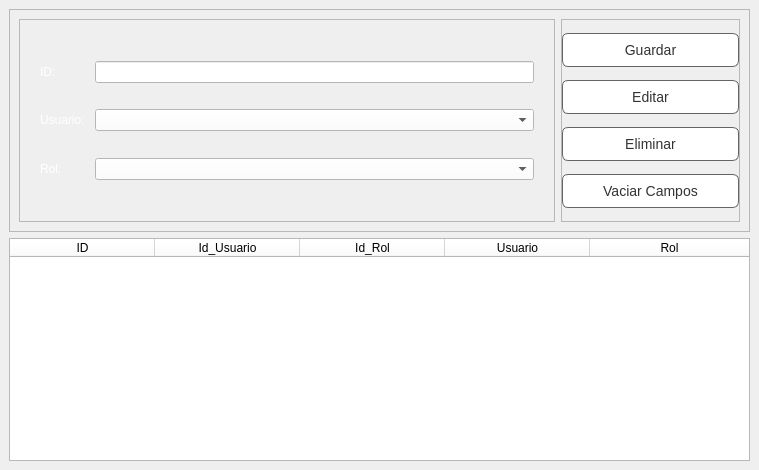
         <widget class="QWidget" name="tab_3">
          <attribute name="title">
           <string>Asignar Rol</string>
          </attribute>
          <layout class="QVBoxLayout" name="verticalLayout_21" stretch="1,1">
           <property name="spacing">
            <number>6</number>
           </property>
           <property name="leftMargin">
            <number>9</number>
           </property>
           <property name="topMargin">
            <number>9</number>
           </property>
           <property name="rightMargin">
            <number>9</number>
           </property>
           <property name="bottomMargin">
            <number>9</number>
           </property>
           <item>
            <widget class="QFrame" name="frame_34">
             <property name="styleSheet">
              <string notr="true"/>
             </property>
             <property name="frameShape">
              <enum>QFrame::StyledPanel</enum>
             </property>
             <property name="frameShadow">
              <enum>QFrame::Raised</enum>
             </property>
             <layout class="QHBoxLayout" name="horizontalLayout_12" stretch="3,1">
              <property name="spacing">
               <number>6</number>
              </property>
              <property name="leftMargin">
               <number>9</number>
              </property>
              <property name="topMargin">
               <number>9</number>
              </property>
              <property name="rightMargin">
               <number>9</number>
              </property>
              <property name="bottomMargin">
               <number>9</number>
              </property>
              <item>
               <widget class="QFrame" name="frame_35">
                <property name="frameShape">
                 <enum>QFrame::StyledPanel</enum>
                </property>
                <property name="frameShadow">
                 <enum>QFrame::Raised</enum>
                </property>
                <layout class="QFormLayout" name="formLayout_6">
                 <property name="horizontalSpacing">
                  <number>10</number>
                 </property>
                 <property name="leftMargin">
                  <number>20</number>
                 </property>
                 <property name="topMargin">
                  <number>0</number>
                 </property>
                 <property name="rightMargin">
                  <number>20</number>
                 </property>
                 <property name="bottomMargin">
                  <number>0</number>
                 </property>
                 <item row="0" column="1">
                  <spacer name="verticalSpacer">
                   <property name="orientation">
                    <enum>Qt::Vertical</enum>
                   </property>
                   <property name="sizeHint" stdset="0">
                    <size>
                     <width>20</width>
                     <height>40</height>
                    </size>
                   </property>
                  </spacer>
                 </item>
                 <item row="2" column="0">
                  <widget class="QLabel" name="label_75">
                   <property name="styleSheet">
                    <string notr="true">font: 14pt &quot;Ubuntu&quot;;
color: rgb(255, 255, 255);</string>
                   </property>
                   <property name="text">
                    <string>ID:</string>
                   </property>
                  </widget>
                 </item>
                 <item row="2" column="1">
                  <widget class="QLineEdit" name="line_Asignar_Rol_Id">
                   <property name="enabled">
                    <bool>false</bool>
                   </property>
                   <property name="styleSheet">
                    <string notr="true">background-color: rgb(255, 255, 255);
font: 10pt &quot;MS Shell Dlg 2&quot;;</string>
                   </property>
                  </widget>
                 </item>
                 <item row="3" column="1">
                  <spacer name="verticalSpacer_17">
                   <property name="orientation">
                    <enum>Qt::Vertical</enum>
                   </property>
                   <property name="sizeHint" stdset="0">
                    <size>
                     <width>20</width>
                     <height>40</height>
                    </size>
                   </property>
                  </spacer>
                 </item>
                 <item row="4" column="0">
                  <widget class="QLabel" name="label_76">
                   <property name="styleSheet">
                    <string notr="true">font: 14pt &quot;Ubuntu&quot;;
color: rgb(255, 255, 255);</string>
                   </property>
                   <property name="text">
                    <string>Usuario:</string>
                   </property>
                  </widget>
                 </item>
                 <item row="4" column="1">
                  <widget class="QComboBox" name="cb_Asignar_Rol_idUsuario">
                   <property name="styleSheet">
                    <string notr="true">background-color: rgb(255, 255, 255);
font: 14pt &quot;MS Shell Dlg 2&quot;;</string>
                   </property>
                  </widget>
                 </item>
                 <item row="6" column="0">
                  <widget class="QLabel" name="label_77">
                   <property name="styleSheet">
                    <string notr="true">font: 14pt &quot;Ubuntu&quot;;
color: rgb(255, 255, 255);</string>
                   </property>
                   <property name="text">
                    <string>Rol:</string>
                   </property>
                  </widget>
                 </item>
                 <item row="6" column="1">
                  <widget class="QComboBox" name="cb_Asignar_Rol_idRol">
                   <property name="styleSheet">
                    <string notr="true">background-color: rgb(255, 255, 255);
font: 14pt &quot;MS Shell Dlg 2&quot;;</string>
                   </property>
                  </widget>
                 </item>
                 <item row="8" column="1">
                  <spacer name="verticalSpacer_19">
                   <property name="orientation">
                    <enum>Qt::Vertical</enum>
                   </property>
                   <property name="sizeHint" stdset="0">
                    <size>
                     <width>20</width>
                     <height>40</height>
                    </size>
                   </property>
                  </spacer>
                 </item>
                 <item row="5" column="1">
                  <spacer name="verticalSpacer_18">
                   <property name="orientation">
                    <enum>Qt::Vertical</enum>
                   </property>
                   <property name="sizeHint" stdset="0">
                    <size>
                     <width>20</width>
                     <height>40</height>
                    </size>
                   </property>
                  </spacer>
                 </item>
                 <item row="1" column="1">
                  <spacer name="verticalSpacer_20">
                   <property name="orientation">
                    <enum>Qt::Vertical</enum>
                   </property>
                   <property name="sizeHint" stdset="0">
                    <size>
                     <width>20</width>
                     <height>40</height>
                    </size>
                   </property>
                  </spacer>
                 </item>
                 <item row="7" column="1">
                  <spacer name="verticalSpacer_21">
                   <property name="orientation">
                    <enum>Qt::Vertical</enum>
                   </property>
                   <property name="sizeHint" stdset="0">
                    <size>
                     <width>20</width>
                     <height>40</height>
                    </size>
                   </property>
                  </spacer>
                 </item>
                </layout>
               </widget>
              </item>
              <item>
               <widget class="QFrame" name="frame_36">
                <property name="styleSheet">
                 <string notr="true"/>
                </property>
                <property name="frameShape">
                 <enum>QFrame::StyledPanel</enum>
                </property>
                <property name="frameShadow">
                 <enum>QFrame::Raised</enum>
                </property>
                <layout class="QVBoxLayout" name="verticalLayout_29">
                 <property name="spacing">
                  <number>0</number>
                 </property>
                 <property name="leftMargin">
                  <number>0</number>
                 </property>
                 <property name="topMargin">
                  <number>0</number>
                 </property>
                 <property name="rightMargin">
                  <number>0</number>
                 </property>
                 <property name="bottomMargin">
                  <number>0</number>
                 </property>
                 <item>
                  <widget class="QPushButton" name="bt_Guardar_Usuario_rol">
                   <property name="styleSheet">
                    <string notr="true">QPushButton:hover {
    background-color: #D6D2D1;
}

QPushButton:pressed {
    background-color: #52c7ff;
}
QPushButton {
    background-color:rgb(255, 255, 255);
    border:1px solid rgb(100,100,100);
    color:rgb(50,50,50);
    padding: 8px 16px;
    border-radius: 6px;
    font-size: 14px;
}

QPushButton:hover {
    background-color: #D6D2D1;
}

QPushButton:pressed {
    background-color: #52c7ff;
}</string>
                   </property>
                   <property name="text">
                    <string>Guardar</string>
                   </property>
                  </widget>
                 </item>
                 <item>
                  <widget class="QPushButton" name="bt_Editar_Usuario_rol">
                   <property name="styleSheet">
                    <string notr="true">QPushButton:hover {
    background-color: #D6D2D1;
}

QPushButton:pressed {
    background-color: #52c7ff;
}
QPushButton {
    background-color:rgb(255, 255, 255);
    border:1px solid rgb(100,100,100);
    color:rgb(50,50,50);
    padding: 8px 16px;
    border-radius: 6px;
    font-size: 14px;
}

QPushButton:hover {
    background-color: #D6D2D1;
}

QPushButton:pressed {
    background-color: #52c7ff;
}</string>
                   </property>
                   <property name="text">
                    <string>Editar</string>
                   </property>
                  </widget>
                 </item>
                 <item>
                  <widget class="QPushButton" name="bt_Eliminar_Usuario_rol">
                   <property name="styleSheet">
                    <string notr="true">QPushButton:hover {
    background-color: #D6D2D1;
}

QPushButton:pressed {
    background-color: #52c7ff;
}
QPushButton {
    background-color:rgb(255, 255, 255);
    border:1px solid rgb(100,100,100);
    color:rgb(50,50,50);
    padding: 8px 16px;
    border-radius: 6px;
    font-size: 14px;
}

QPushButton:hover {
    background-color: #D6D2D1;
}

QPushButton:pressed {
    background-color: #52c7ff;
}</string>
                   </property>
                   <property name="text">
                    <string>Eliminar</string>
                   </property>
                  </widget>
                 </item>
                 <item>
                  <widget class="QPushButton" name="bt_Vaciar_Usuario_rol">
                   <property name="styleSheet">
                    <string notr="true">QPushButton:hover {
    background-color: #D6D2D1;
}

QPushButton:pressed {
    background-color: #52c7ff;
}
QPushButton {
    background-color:rgb(255, 255, 255);
    border:1px solid rgb(100,100,100);
    color:rgb(50,50,50);
    padding: 8px 16px;
    border-radius: 6px;
    font-size: 14px;
}

QPushButton:hover {
    background-color: #D6D2D1;
}

QPushButton:pressed {
    background-color: #52c7ff;
}</string>
                   </property>
                   <property name="text">
                    <string>Vaciar Campos</string>
                   </property>
                  </widget>
                 </item>
                </layout>
               </widget>
              </item>
             </layout>
            </widget>
           </item>
           <item>
            <widget class="QFrame" name="frame_33">
             <property name="frameShape">
              <enum>QFrame::StyledPanel</enum>
             </property>
             <property name="frameShadow">
              <enum>QFrame::Raised</enum>
             </property>
             <layout class="QVBoxLayout" name="verticalLayout_30" stretch="0">
              <property name="spacing">
               <number>0</number>
              </property>
              <property name="leftMargin">
               <number>0</number>
              </property>
              <property name="topMargin">
               <number>0</number>
              </property>
              <property name="rightMargin">
               <number>0</number>
              </property>
              <property name="bottomMargin">
               <number>0</number>
              </property>
              <item>
               <widget class="QTableWidget" name="tb_Asignar_Rol">
                <property name="cursor" stdset="0">
                 <cursorShape>PointingHandCursor</cursorShape>
                </property>
                <property name="styleSheet">
                 <string notr="true">background-color: rgb(255, 255, 255);</string>
                </property>
                <property name="frameShape">
                 <enum>QFrame::NoFrame</enum>
                </property>
                <property name="sizeAdjustPolicy">
                 <enum>QAbstractScrollArea::AdjustToContents</enum>
                </property>
                <attribute name="horizontalHeaderCascadingSectionResizes">
                 <bool>false</bool>
                </attribute>
                <attribute name="horizontalHeaderDefaultSectionSize">
                 <number>145</number>
                </attribute>
                <attribute name="horizontalHeaderHighlightSections">
                 <bool>true</bool>
                </attribute>
                <attribute name="horizontalHeaderShowSortIndicator" stdset="0">
                 <bool>false</bool>
                </attribute>
                <attribute name="horizontalHeaderStretchLastSection">
                 <bool>true</bool>
                </attribute>
                <attribute name="verticalHeaderVisible">
                 <bool>false</bool>
                </attribute>
                <attribute name="verticalHeaderCascadingSectionResizes">
                 <bool>false</bool>
                </attribute>
                <attribute name="verticalHeaderDefaultSectionSize">
                 <number>25</number>
                </attribute>
                <attribute name="verticalHeaderHighlightSections">
                 <bool>true</bool>
                </attribute>
                <attribute name="verticalHeaderMinimumSectionSize">
                 <number>22</number>
                </attribute>
                <attribute name="verticalHeaderShowSortIndicator" stdset="0">
                 <bool>false</bool>
                </attribute>
                <attribute name="verticalHeaderStretchLastSection">
                 <bool>false</bool>
                </attribute>
                <column>
                 <property name="text">
                  <string>ID</string>
                 </property>
                </column>
                <column>
                 <property name="text">
                  <string>Id_Usuario</string>
                 </property>
                </column>
                <column>
                 <property name="text">
                  <string>Id_Rol</string>
                 </property>
                </column>
                <column>
                 <property name="text">
                  <string>Usuario</string>
                 </property>
                </column>
                <column>
                 <property name="text">
                  <string>Rol</string>
                 </property>
                </column>
               </widget>
              </item>
             </layout>
            </widget>
           </item>
          </layout>
         </widget>
